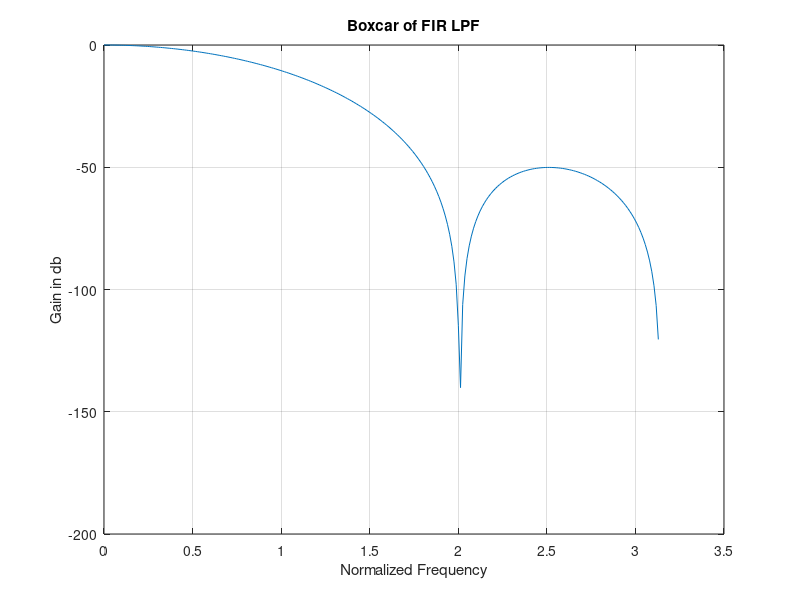

The MATLAB script that drew this image:
function firlow3(wp, ws, fm)
    % Handle default values if arguments are missing
    if nargin < 3, fm = 1; end   % Default fm = 1
    if nargin < 2, ws = 0.5; end % Default ws = 0.5
    if nargin < 1, wp = 0.3; end % Default wp = 0.3

   
   wc = ((wp+ws)/2)/fm;
  ft= (ws-wp);
  ft= (ft/fm);
  N= (0.9/ft);
  N=ceil (N);
  f=boxcar (N+1);
  b=fir1 (N, wc, f);
  [H, w]=freqz (b, 1, 256);
  plot (w,20*log(abs(H)))
  title ('Boxcar of FIR LPF'); xlabel ('Normalized Frequency'); ylabel ('Gain in db');
  grid on;
end
